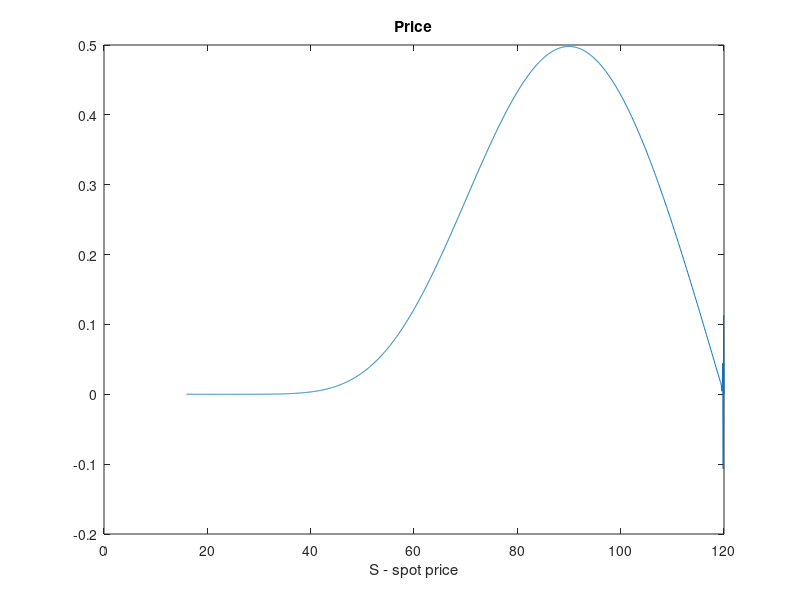

MATLAB code to generate this figure:
%%%%%%%%%%%%%%%%%%%%%%%%%%%%%%%%%%%%%%%%%%%%%%%%%%%%%%%%%%%%%%%%%%%
% Price Barrier Down&Out call option in the B&S model
% using PDE with theta method on LOG-PRICE transformation
%%%%%%%%%%%%%%%%%%%%%%%%%%%%%%%%%%%%%%%%%%%%%%%%%%%%%%%%%%%%%%%%%%%
clear all; close all; clc;

%% Parameters
% Market parameters
r = 0.01;               % riskfree interest rate 
S0 = 100;               % spot price
% Model parameters
sigma = 0.3;               % standard deviation 
% Contract 
T = 1;                  % maturity
K = S0;                 % strike
U = 120;                % barrier
payoff = @(x) max(S0*exp(x)-K,0).*(S0*exp(x)<U);   % payoff function -- U&O Call Option
% Domain Boundaries 
xmin = (r - sigma^2/2)*T - 6*sigma*sqrt(T);
xmax =  log(U/S0);
lower_boundary_condition = @(t) 0;                 % v(xmin,t) for U&O call
upper_boundary_condition = @(t) 0;                 % v(xmax,t) for U&O call
% Numerical schema parameters 
M = 500; dt = T/M;                                                   % time grid
N = 3000; dx = (xmax-xmin)/N; x_grid = linspace(xmin,xmax, N+1)';    % space grid
theta = 0.5;    % 0.5 = Crank-Nicholson, 0 = Implicit Euler, 1 = Explicit Euler (not uncond stable!)

%% Resolving matrix              
a_d = (1-theta)*(-(r-sigma^2/2)/(2*dx)+sigma^2/(2*dx^2));    % coeff of v_{i-1,j}
a_m = -1/dt+(1-theta)*(-sigma^2/(dx^2)-r);                   % coeff of v_{i,j} 
a_u = (1-theta)*((r-sigma^2/2)/(2*dx)+sigma^2/(2*dx^2));     % coeff of v_{i+1,j}
Ahat = spdiags([a_d*ones(N-1,1), a_m*ones(N-1,1), a_u*ones(N-1,1)], -1:1, N-1, N-1);
A = sparse(N+1,N+1); A(2:N,2:N)=Ahat; clear Ahat;
A(1,1)=1; A(2,1)=a_d; A(end,end)=1; A(end-1,end)=a_u;
% Constant term at step j 
b_d = -theta*(-(r-sigma^2/2)/(2*dx)+sigma^2/(2*dx^2));    % coeff of v_{i-1,j+1}
b_m = -1/dt-theta*(-sigma^2/(dx^2)-r);                    % coeff of v_{i,j+1} 
b_u = -theta*((r-sigma^2/2)/(2*dx)+sigma^2/(2*dx^2));     % coeff of v_{i+1,j+1}
Bhat = spdiags([b_d*ones(N-1,1), b_m*ones(N-1,1), b_u*ones(N-1,1)], -1:1, N-1, N-1);
B = sparse(N+1,N+1); B(2:N,2:N)=Bhat; clear Bhat;
B(2,1)=b_d; B(end-1,end)=b_u; 

%% Backward in time procedure
v = payoff(x_grid);
for j = (M-1):-1:0
    % compute rhs and adjust with bounday conditions
    rhs = B*v;
    rhs(1) = lower_boundary_condition(T-j*dt); % lower_bound_cond=0 in CALL case
    rhs(end) = upper_boundary_condition(T-j*dt);
    %compute prices at time tj
    v = A\rhs;
end

fprintf('Barrier D&O Call price under BS model using PDE theta method with theta=%d',theta)
call_price = interp1(S0*exp(x_grid), v, S0, 'spline')
figure
plot(S0*exp(x_grid),v); title('Price'); xlabel('S - spot price');